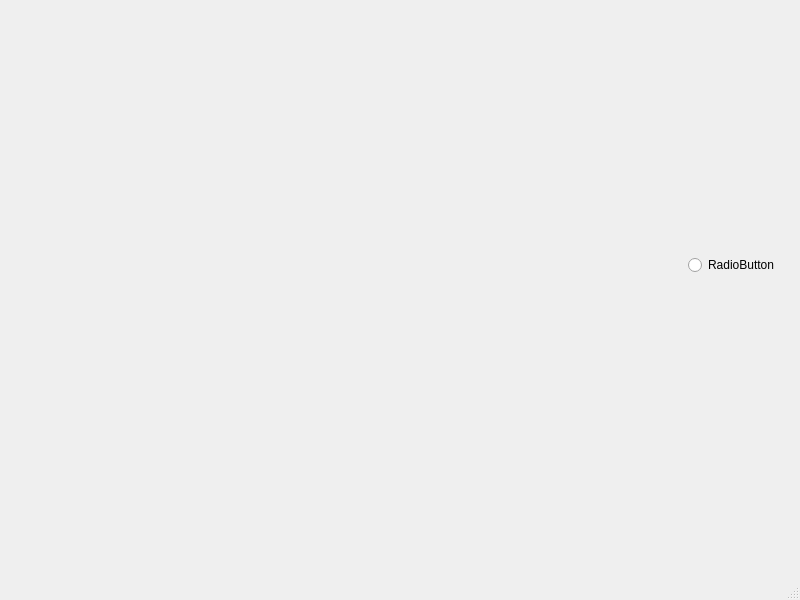
<?xml version="1.0" encoding="UTF-8"?>
<ui version="4.0">
 <class>MainWindow</class>
 <widget class="QMainWindow" name="MainWindow">
  <property name="geometry">
   <rect>
    <x>0</x>
    <y>0</y>
    <width>800</width>
    <height>600</height>
   </rect>
  </property>
  <property name="windowTitle">
   <string>MainWindow</string>
  </property>
  <widget class="QWidget" name="centralwidget">
   <widget class="QWidget" name="horizontalLayoutWidget_2">
    <property name="geometry">
     <rect>
      <x>20</x>
      <y>10</y>
      <width>759</width>
      <height>511</height>
     </rect>
    </property>
    <layout class="QHBoxLayout" name="horizontalLayout_4">
     <item>
      <widget class="QWidget" name="widget" native="true"/>
     </item>
     <item>
      <spacer name="horizontalSpacer">
       <property name="orientation">
        <enum>Qt::Horizontal</enum>
       </property>
       <property name="sizeHint" stdset="0">
        <size>
         <width>10</width>
         <height>20</height>
        </size>
       </property>
      </spacer>
     </item>
     <item>
      <widget class="QRadioButton" name="radioButton">
       <property name="text">
        <string>RadioButton</string>
       </property>
      </widget>
     </item>
    </layout>
   </widget>
  </widget>
  <widget class="QMenuBar" name="menubar">
   <property name="geometry">
    <rect>
     <x>0</x>
     <y>0</y>
     <width>800</width>
     <height>26</height>
    </rect>
   </property>
  </widget>
  <widget class="QStatusBar" name="statusbar"/>
 </widget>
 <resources/>
 <connections/>
</ui>
